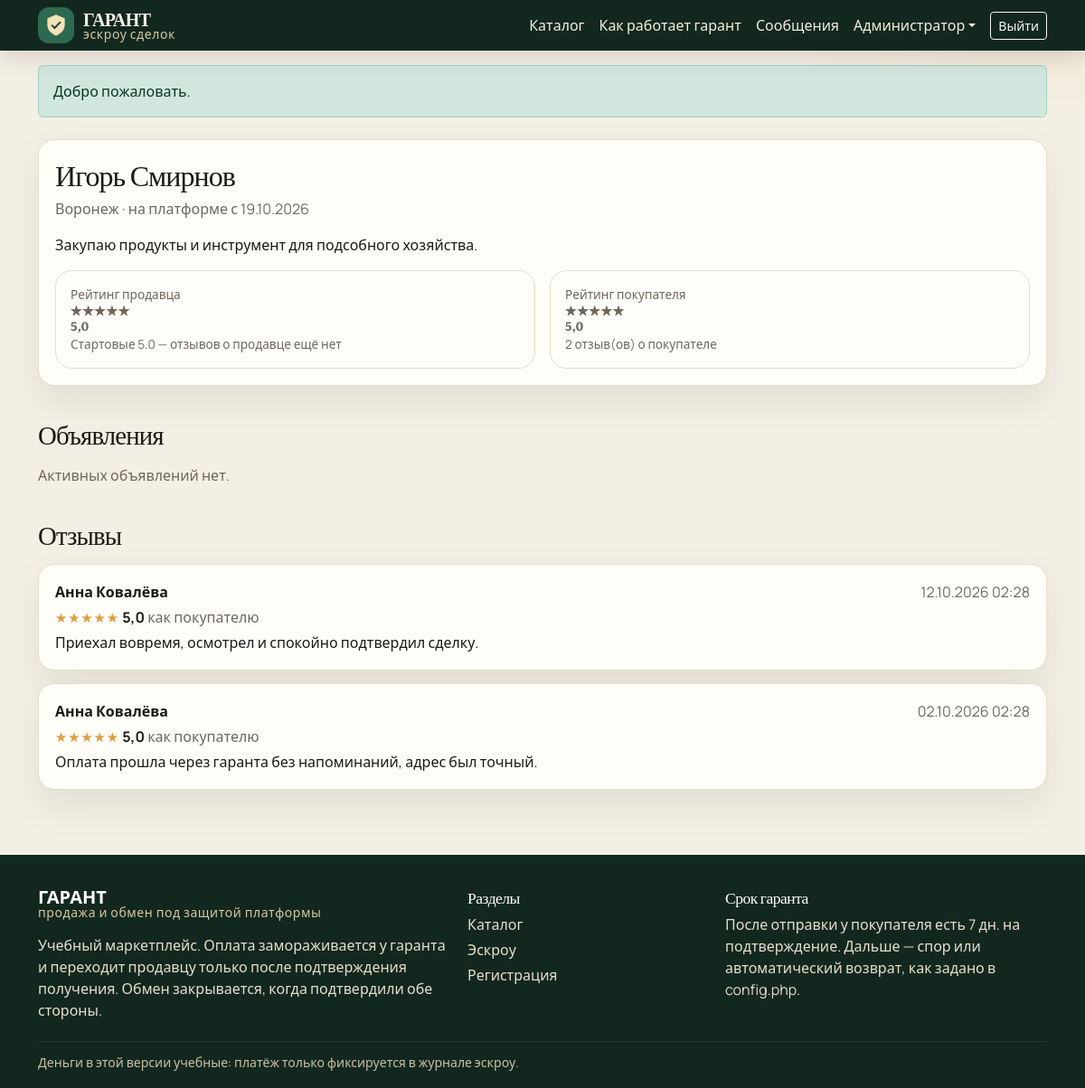
Page /user.php?id=3 (signed in) on the committed database.
### tables this page shows
CREATE TABLE users (
  id INT UNSIGNED AUTO_INCREMENT PRIMARY KEY,
  email VARCHAR(190) NOT NULL,
  password_hash VARCHAR(255) NOT NULL,
  name VARCHAR(120) NOT NULL,
  phone VARCHAR(30) DEFAULT NULL,
  city VARCHAR(120) DEFAULT NULL,
  about TEXT,
  role ENUM('user', 'admin') NOT NULL DEFAULT 'user',
  seller_rating DECIMAL(3,2) NOT NULL DEFAULT 5.00,
  buyer_rating DECIMAL(3,2) NOT NULL DEFAULT 5.00,
  seller_reviews_count INT UNSIGNED NOT NULL DEFAULT 0,
  buyer_reviews_count INT UNSIGNED NOT NULL DEFAULT 0,
  twofa_enabled TINYINT(1) NOT NULL DEFAULT 0,
  twofa_code_hash VARCHAR(255) DEFAULT NULL,
  twofa_expires_at DATETIME DEFAULT NULL,
  card_last4 CHAR(4) DEFAULT NULL,
  card_brand VARCHAR(20) DEFAULT NULL,
  card_holder VARCHAR(120) DEFAULT NULL,
  card_exp CHAR(5) DEFAULT NULL,
  is_blocked TINYINT(1) NOT NULL DEFAULT 0,
  created_at DATETIME NOT NULL DEFAULT CURRENT_TIMESTAMP,
  UNIQUE KEY uq_users_email (email)
);

CREATE TABLE reviews (
  id INT UNSIGNED AUTO_INCREMENT PRIMARY KEY,
  deal_id INT UNSIGNED NOT NULL,
  author_id INT UNSIGNED NOT NULL,
  target_id INT UNSIGNED NOT NULL,
  as_role ENUM('seller', 'buyer') NOT NULL,
  rating TINYINT UNSIGNED NOT NULL,
  comment TEXT,
  created_at DATETIME NOT NULL DEFAULT CURRENT_TIMESTAMP,
  UNIQUE KEY uq_review_once (deal_id, author_id),
  KEY idx_reviews_target (target_id, as_role),
  CONSTRAINT fk_reviews_deal FOREIGN KEY (deal_id) REFERENCES deals (id) ON DELETE CASCADE,
  CONSTRAINT fk_reviews_author FOREIGN KEY (author_id) REFERENCES users (id),
  CONSTRAINT fk_reviews_target FOREIGN KEY (target_id) REFERENCES users (id),
  CONSTRAINT chk_rating CHECK (rating BETWEEN 1 AND 5)
);

### includes/auth.php (called while the page is built, shortened)
<?php
function current_user(bool $refresh = false): ?array
{
    static $loaded = false;
    static $user = null;
    if ($loaded) {
        return $user;
    }
    $id = (int) ($_SESSION['user_id'] ?? 0);
    $user = query_one('SELECT * FROM users WHERE id = ?', [$id]);
    return $user;
}

### includes/db.php (called while the page is built, shortened)
<?php
function db(): PDO
{
    static $pdo = null;
    if ($pdo instanceof PDO) {
        return $pdo;
    }
    $dsn = 'mysql:host=' . DB_HOST . ';port=' . DB_PORT . ';dbname=' . DB_NAME . ';charset=' . DB_CHARSET;
    try {
        $pdo = new PDO($dsn, DB_USER, DB_PASS, [
            PDO::ATTR_ERRMODE => PDO::ERRMODE_EXCEPTION,
            PDO::ATTR_DEFAULT_FETCH_MODE => PDO::FETCH_ASSOC,
            PDO::ATTR_EMULATE_PREPARES => false,
        ]);
    } catch (PDOException $e) {
        app_log('DB: ' . $e->getMessage());
        http_response_code(500);
        echo '<!doctype html><meta charset="utf-8"><title>ГАРАНТ — нет базы</title>';
        echo '<div style="font-family:Segoe UI,sans-serif;max-width:640px;margin:48px auto;line-height:1.5">';
        echo '<h1>Нет подключения к MySQL</h1>';
        echo '<p>Импортируйте <code>sql/schema.sql</code> и проверьте хост, имя базы, логин и пароль в <code>config.php</code>.</p>';
        if (APP_DEBUG) {
            echo '<pre>' . e($e->getMessage()) . '</pre>';
        }
        echo '</div>';
        exit;
    }
    return $pdo;
}
function query_all(string $sql, array $params = []): array
{
    $stmt = db()->prepare($sql);
    $stmt->execute($params);
    return $stmt->fetchAll();
}
function query_one(string $sql, array $params = []): ?array
{
    $stmt = db()->prepare($sql);
    $stmt->execute($params);
    $row = $stmt->fetch();
    return $row === false ? null : $row;
}

### user.php (the view, shortened to what this page needs)
<?php
$id = max(0, (int) ($_GET['id'] ?? 0));
$profile = query_one('SELECT * FROM users WHERE id = ? AND is_blocked = 0', [$id]);
$listings = query_all(
    "SELECT p.*, u.seller_rating, c.name AS category_name, c.slug AS category_slug,
            (SELECT path FROM product_images i WHERE i.product_id = p.id ORDER BY i.is_main DESC, i.id ASC LIMIT 1) AS image
     FROM products p
     JOIN users u ON u.id = p.user_id
     JOIN categories c ON c.id = p.category_id
     WHERE p.user_id = ? AND p.status = 'active'
     ORDER BY p.created_at DESC",
    [$id]
);
$reviews = query_all(
    'SELECT r.*, a.name AS author_name
     FROM reviews r
     JOIN users a ON a.id = r.author_id
     WHERE r.target_id = ?
     ORDER BY r.created_at DESC
     LIMIT 50',
    [$id]
);
require __DIR__ . '/templates/header.php';
?>
<div class="container py-4">
    <div class="panel">
        <h1 class="h2"><?= e($profile['name']) ?></h1>
        <p class="muted"><?= e($profile['city'] ?: 'Город не указан') ?> · на платформе с <?= e(date('d.m.Y', strtotime((string) $profile['created_at']))) ?></p>
        <?php if ($profile['about']): ?><p><?= nl($profile['about']) ?></p><?php endif; ?>
        <div class="row g-3">
            <div class="col-md-6">
                <div class="stat">
                    <span>Рейтинг продавца</span>
                    <strong><?= stars($profile['seller_rating']) ?></strong>
                    <span><?= (int) $profile['seller_reviews_count'] === 0 ? 'Стартовые 5.0 — отзывов о продавце ещё нет' : ((int) $profile['seller_reviews_count'] . ' отзыв(ов) о продавце') ?></span>
                </div>
            </div>
            <div class="col-md-6">
                <div class="stat">
                    <span>Рейтинг покупателя</span>
                    <strong><?= stars($profile['buyer_rating']) ?></strong>
                    <span><?= (int) $profile['buyer_reviews_count'] === 0 ? 'Стартовые 5.0 — отзывов о покупателе ещё нет' : ((int) $profile['buyer_reviews_count'] . ' отзыв(ов) о покупателе') ?></span>
                </div>
            </div>
        </div>
    </div>
    <div class="section-head"><h2>Объявления</h2></div>
    <?php if (!$listings): ?>
        <p class="muted">Активных объявлений нет.</p>
    <?php endif; ?>
    <div class="section-head"><h2>Отзывы</h2></div>
    <?php if (!$reviews): ?>
        <p class="muted">Отзывы появятся после завершённых сделок.</p>
    <?php else: ?>
        <div class="stack">
            <?php foreach ($reviews as $review): ?>
                <article class="panel">
                    <div class="d-flex justify-content-between gap-3">
                        <strong><?= e($review['author_name']) ?></strong>
                        <span class="muted"><?= e(dt($review['created_at'])) ?></span>
                    </div>
                    <div class="my-1"><?= stars($review['rating']) ?> <span class="muted"><?= $review['as_role'] === 'seller' ? 'как продавцу' : 'как покупателю' ?></span></div>
                    <p class="mb-0"><?= nl($review['comment']) ?></p>
                </article>
            <?php endforeach; ?>
        </div>
    <?php endif; ?>
</div>
<?php require __DIR__ . '/templates/footer.php'; ?>

### templates/header.php (shortened to what this page needs)
<?php
$navActive = $navActive ?? '';
$current = current_user();
$unread = $current ? unread_count() : 0;
?>
<!doctype html>
<html lang="ru">
<head>
    <link href="https://cdn.jsdelivr.net/npm/bootstrap@5.3.3/dist/css/bootstrap.min.css" rel="stylesheet">
    <link href="https://cdn.jsdelivr.net/npm/bootstrap-icons@1.11.3/font/bootstrap-icons.min.css" rel="stylesheet">
    <link href="<?= e(url('assets/css/style.css')) ?>" rel="stylesheet">
</head>
<body>
<header class="site-header">
    <nav class="navbar navbar-expand-lg navbar-dark">
        <div class="container">
            <a class="brand" href="<?= e(url('index.php')) ?>">
                <span class="brand-mark" aria-hidden="true">
                    <svg viewBox="0 0 32 32" width="28" height="28">
                        <path fill="#f4e2b8" d="M16 2.5 27 7v8.2c0 6.4-4.2 11.4-11 13.8C9.2 26.6 5 21.6 5 15.2V7L16 2.5z"/>
                        <path fill="none" stroke="#1b4332" stroke-width="2.2" stroke-linecap="round" stroke-linejoin="round" d="M11 16.2 14.2 19.4 21.2 12.2"/>
                    </svg>
                </span>
                <span class="brand-text">
                    <strong>ГАРАНТ</strong>
                    <small>эскроу сделок</small>
                </span>
            </a>
            <div class="collapse navbar-collapse" id="mainNav">
                <ul class="navbar-nav ms-auto align-items-lg-center">
                    <li class="nav-item"><a class="nav-link<?= $navActive === 'catalog' ? ' active' : '' ?>" href="<?= e(url('catalog.php')) ?>">Каталог</a></li>
                    <li class="nav-item"><a class="nav-link" href="<?= e(url('index.php')) ?>#escrow">Как работает гарант</a></li>
                    <?php if ($current): ?>
                        <li class="nav-item">
                            <a class="nav-link<?= $navActive === 'messages' ? ' active' : '' ?>" href="<?= e(url('cabinet/messages.php')) ?>">
                                Сообщения<?php if ($unread > 0): ?><span class="msg-badge"><?= (int) $unread ?></span><?php endif; ?>
                            </a>
                        </li>
                        <li class="nav-item dropdown">
                            <a class="nav-link dropdown-toggle" href="#" role="button" data-bs-toggle="dropdown" aria-expanded="false"><?= e($current['name']) ?></a>
                        </li>
                        <li class="nav-item">
                            <form method="post" action="<?= e(url('logout.php')) ?>" class="d-inline">
                                <button class="btn btn-sm btn-outline-light ms-lg-2" type="submit">Выйти</button>
                            </form>
                        </li>
                    <?php else: ?>
                        <li class="nav-item"><a class="nav-link" href="<?= e(url('login.php')) ?>">Войти</a></li>
                        <li class="nav-item"><a class="btn btn-sm btn-amber ms-lg-2" href="<?= e(url('register.php')) ?>">Регистрация</a></li>
                    <?php endif; ?>
                </ul>
            </div>
        </div>
    </nav>
</header>
<main>
<?php foreach (take_flashes() as $flash): ?>
    <?php $type = in_array($flash['type'] ?? '', ['success', 'danger', 'warning', 'info'], true) ? $flash['type'] : 'info'; ?>
    <div class="container mt-3">
        <div class="alert alert-<?= e($type) ?> mb-0"><?= e($flash['message'] ?? '') ?></div>
    </div>
<?php endforeach; ?>

### includes/functions.php (shortened to what this page needs)
<?php
function e(mixed $value): string
{
    return htmlspecialchars((string) $value, ENT_QUOTES | ENT_SUBSTITUTE, 'UTF-8');
}
function nl(mixed $value): string
{
    return nl2br(e($value), false);
}
function base_path(): string
{
    static $base = null;
    if ($base !== null) {
        return $base;
    }
    $script = str_replace('\\', '/', $_SERVER['SCRIPT_NAME'] ?? '');
    $dir = str_replace('\\', '/', dirname($script));
    if ($dir === '/' || $dir === '.' || $dir === '') {
        return $base = '';
    }
    return $base = rtrim($dir, '/');
}
function url(string $path = ''): string
{
    $path = ltrim($path, '/');
    $base = base_path();
    return ($base === '' ? '' : $base) . '/' . $path;
}
function take_flashes(): array
{
    $items = $_SESSION['flash'] ?? [];
    return is_array($items) ? $items : [];
}
function dt(?string $value): string
{
    $timestamp = strtotime($value);
    return $timestamp ? date('d.m.Y H:i', $timestamp) : '—';
}
function stars(mixed $rating): string
{
    $value = (float) $rating;
    $percent = max(0, min(100, $value / 5 * 100));
    $label = number_format($value, 1, ',', '');
    return '<span class="stars" style="--p:' . e((string) round($percent, 2)) . '%" title="Оценка ' . e($label) . '">'
        . '<span class="stars-base">★★★★★</span><span class="stars-fill">★★★★★</span></span> '
        . '<span class="rating-num">' . e($label) . '</span>';
}

### assets/css/style.css (style rules this page uses)
:root { --ink: #1d1a15; --muted: #6f675c; --forest: #1b4332; --forest-deep: #12281e; --moss: #2d6a4f; --cream: #f4efe4; --paper: #fffdf8; --line: #e5dccb; --amber: #e09f3e; --amber-deep: #9a6b16; --clay: #9c3d2f; --shadow: 0 18px 40px rgba(28, 32, 24, 0.08); --serif: "Literata", "Palatino Linotype", Palatino, Georgia, serif; --sans: "Manrope", "Segoe UI", sans-serif; }
body { margin: 0; color: var(--ink); background: radial-gradient(900px 320px at 100% -40px, rgba(224, 159, 62, 0.16), transparent 50%), var(--cream); font-family: var(--sans); min-height: 100vh; }
h1, h2, h3, .brand strong, .serif { font-family: var(--serif); letter-spacing: -0.03em; }
a { color: var(--forest); }
.site-header { background: var(--forest-deep); position: sticky; top: 0; z-index: 20; box-shadow: 0 8px 24px rgba(0, 0, 0, 0.12); }
.brand { display: flex; align-items: center; gap: 10px; color: #f6f1e7; text-decoration: none; }
.brand-mark { width: 40px; height: 40px; border-radius: 12px; background: var(--moss); display: grid; place-items: center; }
.brand-text { display: flex; flex-direction: column; line-height: 1.05; }
.brand-text strong { font-size: 1.25rem; color: #f6f1e7; }
.brand-text small { color: #d9c7a2; font-family: var(--sans); letter-spacing: 0.04em; }
.navbar-dark .nav-link { color: #f3ecdf; }
main { padding-bottom: 48px; }
.section-head { display: flex; justify-content: space-between; align-items: end; gap: 12px; margin: 36px 0 16px; }
.section-head h2 { margin: 0; font-size: 1.8rem; }
.cat-tile, .panel, .pcard, .step, .stat, .filter-card { background: var(--paper); border: 1px solid var(--line); border-radius: 18px; }
.stars { position: relative; display: inline-block; font-size: 0.92rem; letter-spacing: 1px; line-height: 1; }
.stars-base { color: #ddd4c4; }
.stars-fill { color: var(--amber); position: absolute; left: 0; top: 0; width: var(--p); overflow: hidden; white-space: nowrap; }
.rating-num { font-weight: 700; color: var(--ink); }
.panel { padding: 18px; box-shadow: var(--shadow); }
.stat { padding: 16px; }
.stat span { display: block; color: var(--muted); font-size: 0.85rem; }
.stat strong { font-family: var(--serif); font-size: 1.6rem; }
.muted { color: var(--muted); }
.stack { display: flex; flex-direction: column; gap: 14px; }

### rows in the picture
users: name "Администратор"
users: name "Игорь Смирнов", city "Воронеж", created_at "19.10.2026", about "Закупаю продукты и инструмент для подсобного хозяйства.", seller_rating "5,0 5,0", buyer_reviews_count "2"
reviews: author.name "Анна Ковалёва", created_at "12.10.2026 02:28", rating "5,0", as_role "как покупателю", comment "Приехал вовремя, осмотрел и спокойно подтвердил сделку."
reviews: author.name "Анна Ковалёва", created_at "02.10.2026 02:28", rating "5,0", as_role "как покупателю", comment "Оплата прошла через гаранта без напоминаний, адрес был точный."

### other values in the picture
$flash['message'] "Добро пожаловать."
ESCROW_DAYS "7"
